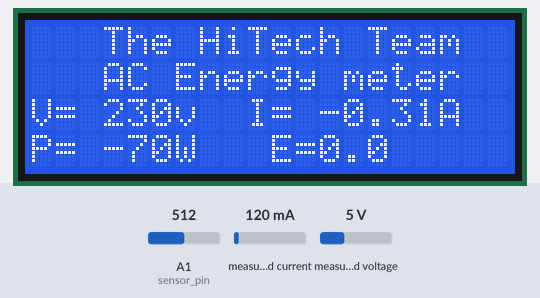
The sketch below on a simulated Arduino Uno, built with avr-gcc and run on an emulated ATmega328P. On the bench: 20×4 character LCD. The test bench sets the inputs (shaded band); at power-on: A1 (sensor_pin) = 512, measured voltage 5 V, measured current 120 mA.

Above: at 1.2 s.
1.3 s: A1 (sensor_pin) set to 0
At 2.6 s:
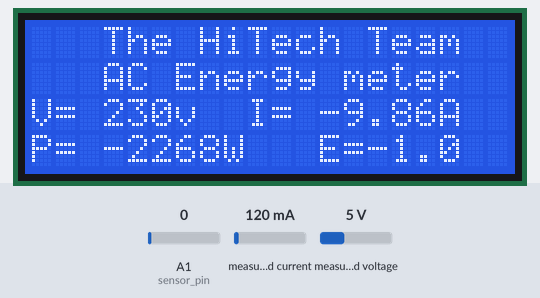
3.6 s: measured voltage set to 0.3 V
At 5.0 s:
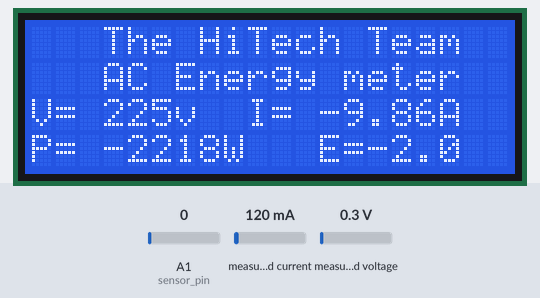
5.5 s: measured voltage set to 7.5 V
At 6.2 s:
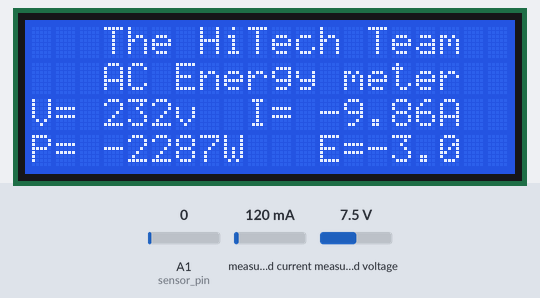
7.4 s: A1 (sensor_pin) set to 122
At 8.6 s:
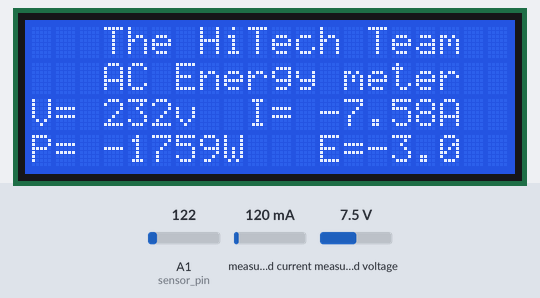
10.4 s: measured voltage set to 3.8 V
At 11.8 s:
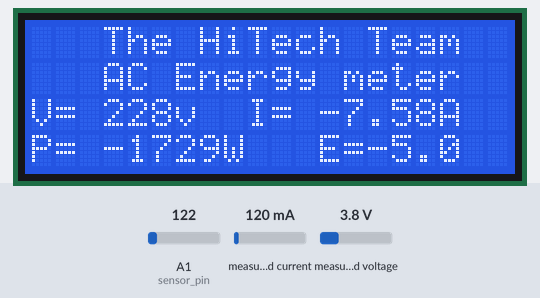
12.0 s: A1 (sensor_pin) set to 306
At 12.8 s:
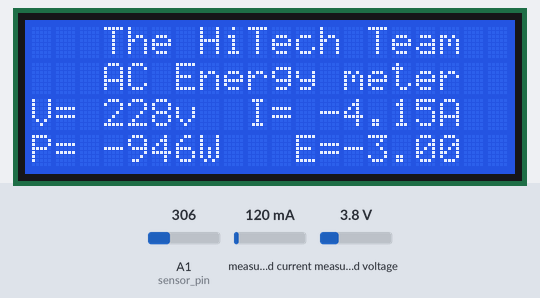
Timing chart, 0 to 14.9 s (numbered marks = the images above; inputs shaded):
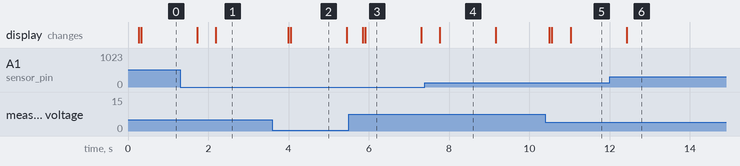

The sketch:

energym.ino
```cpp
//#include <LiquidCrystal_I2C.h>

#include <LiquidCrystal.h>  //Liquid Crystal Library

// EmonLibrary examples openenergymonitor.org, Licence GNU GPL V3


#include "EmonLib.h"                   // Include Emon Library
EnergyMonitor emon1;     // Create an instance
LiquidCrystal lcd(13,12,11,10,9,8); //LiquidCrystal lcd(rs,en, d4,d5,d6,d7) Connect these pins to Arduino Pin numbers

//Measuring current using ACS712
const int sensor_pin=A1;
int sensitivity=185; //5V sensor
int offsetvoltage=2580;

void setup()
{
  Serial.begin(9600);

  emon1.voltage(A0, 187, 1.7);  // Voltage: input pin, calibration, phase_shift
  //emon1.current(1, 111.1);       // Current: input pin, calibration.
lcd.begin(20,4);
lcd.setCursor(0,0);
lcd.print("   The HiTech Team");
lcd.setCursor(0,1);
lcd.print("   AC Energy meter ");

}

void loop()
{
  //Measure voltage

  emon1.calcVI(20,2000);         // Calculate all. No.of half wavelengths (crossings), time-out
  int Voltage=emon1.Vrms; //Extract Vrms into Variable

  lcd.setCursor(0,2);
  lcd.print("V= ");
  lcd.print(Voltage);
  lcd.print("v ");

  //Measure Curent
  unsigned int temp=0;
  float maxpoint=0;
  for(int i=0;i<500;i++)
  {
    if(temp=analogRead(sensor_pin), temp>maxpoint)
    {
      maxpoint=temp;
    }
  }
  float ADCvalue = maxpoint;
  double eVoltage =(ADCvalue/1024.0)*5000; //Value in mV
  double Current = ((eVoltage-offsetvoltage)/sensitivity);
  double AC_Current = (Current)/(sqrt(2));

  lcd.print(" I= ");
  lcd.print(AC_Current,2);
  lcd.print("A     ");

  //Measure power
  int Power = (Voltage*AC_Current);

  lcd.setCursor(0,3);
  lcd.print("P= ");
  lcd.print(Power);
  lcd.print("W ");

  //MEasure Energy
  long milisec = millis();  //calculate time in milliseconds
  long time=milisec/1000;  //convert milliseconds to seconds

  float Energy = (Power*time)/3600; //What-hour

  lcd.print("  E=");
  lcd.print(Energy,1);
   delay(200);

}
```

Measured:
- after the input at 1.3 s, the display: first changes after 0.43 s (image 1 shows a later state)
- after the input at 5.5 s, the display: first changes after 0.35 s (image 3 shows a later state)
- after the input at 10.4 s, the display: first changes after 0.10 s (image 5 shows a later state)
- after the input at 12.0 s, the display: changes after 0.42 s (image 6)
- what the display in image 3 shows lasts 1.4 s, from 5.9 s to 7.3 s
